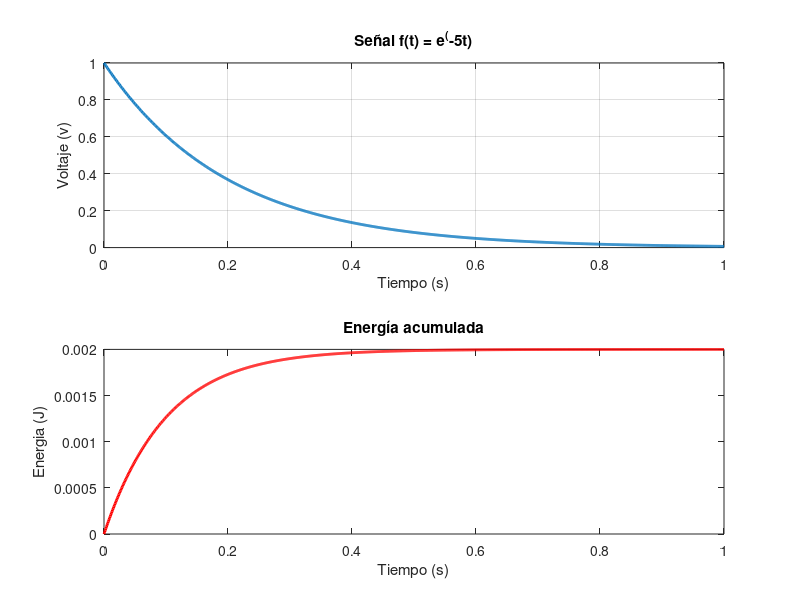
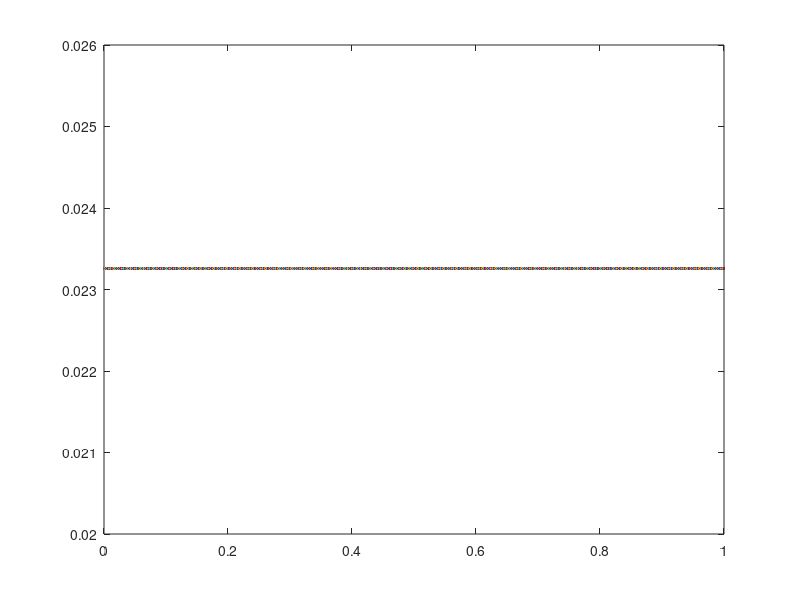

These charts were generated, in order, by the following MATLAB code:
R = 50;
t = 0:0.001:1;
f_t = exp(-5*t);

E_tiempo = (1/R) * trapz(t, f_t.^2);

E_analitica = (1/10*R);

disp(["Energía calculada númerica:", num2str(E_tiempo), 'J']);
disp(["Energía teórica (analitica):", num2str(E_analitica), 'J']);

figure;
subplot(2, 1, 1);
plot(t, f_t, 'LineWidth', 2);
title('Señal f(t) = e^(-5t)');

xlabel('Tiempo (s)');
ylabel('Voltaje (v)');
grid on

subplot(2, 1, 2);
energia_acumulada = (1/R)*cumtrapz(t, f_t.^2);
plot(t, energia_acumulada, 'r', 'LineWidth', 2);
title('Energía acumulada');
xlabel('Tiempo (s)');
ylabel('Energia (J)');

% Calculo de la energía a la salida del sistema
% Tratamiento en frecuencia
fs = 1000;
w = 0:0.001:1;
fw = fft(f_t);

Eo = (1/(2*pi*10*R))*trapz(t,abs(fw).^2);
figure;
plot(w, Eo);